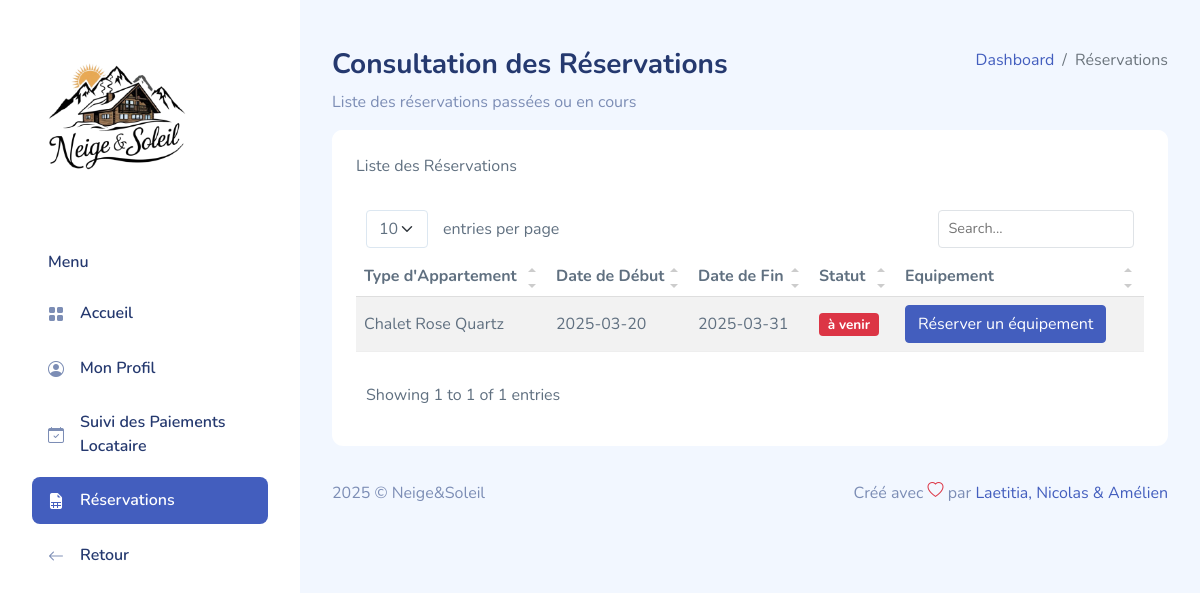
The page /compte/locataire/consultation.php (signed in) on the database its author committed.
### tables this page shows
CREATE TABLE `reservation` (
  `IDreservation` int(5) NOT NULL,
  `Date_de_finR` date NOT NULL,
  `StatutR` varchar(20) NOT NULL,
  `Date_de_debutR` date NOT NULL,
  `IDappartement` int(5) NOT NULL,
  `IDlocataire` int(5) NOT NULL
);

CREATE TABLE `appartement` (
  `IDappartement` int(5) NOT NULL,
  `Type_d_appartementA` varchar(255) NOT NULL,
  `RueA` varchar(50) NOT NULL,
  `Code_PostalA` char(8) NOT NULL,
  `VilleA` varchar(20) NOT NULL,
  `N__immeubleA` char(5) NOT NULL,
  `SurfaceA` varchar(10) NOT NULL,
  `Prix_journalier` decimal(15,2) NOT NULL,
  `IDproprietaire` int(5) NOT NULL,
  `IDregion` int(5) NOT NULL
);

### compte/locataire/consultation.php (the view, shortened to what this page needs)
<?php
$IDlocataire = $_SESSION['IDlocataire'];
$host = 'localhost';
$dbname = 'amnila';
$username = 'root';
$password = '';
try {
    $pdo = new PDO("mysql:host=$host;dbname=$dbname", $username, $password);
    $pdo->setAttribute(PDO::ATTR_ERRMODE, PDO::ERRMODE_EXCEPTION);
} catch (PDOException $e) {
    echo "Connection échouée : " . $e->getMessage();
    exit;
}
$query = "SELECT r.IDreservation, r.Date_de_debutR, r.StatutR, r.Date_de_finR, a.Prix_journalier, a.Type_d_appartementA
          FROM reservation r
          JOIN appartement a ON r.IDappartement = a.IDappartement
          WHERE r.IDlocataire = :locataire_id";
$stmt = $pdo->prepare($query);
$stmt->execute(['locataire_id' => $IDlocataire]);
$reservations = $stmt->fetchAll(PDO::FETCH_ASSOC);
?>
<!DOCTYPE html>
<html lang="fr">
<head>
    <link rel="stylesheet" href="assets/css/bootstrap.css">
    <link rel="stylesheet" href="assets/vendors/simple-datatables/style.css">
    <link rel="stylesheet" href="assets/vendors/perfect-scrollbar/perfect-scrollbar.css">
    <link rel="stylesheet" href="assets/vendors/bootstrap-icons/bootstrap-icons.css">
    <link rel="stylesheet" href="assets/css/app.css">
</head>
<body>
    <div id="app">
        <div id="sidebar" class="active">
            <div class="sidebar-wrapper active">
                <div class="sidebar-header">
                    <div class="d-flex justify-content-between">
                        <div class="logo">
                            <a href="index.php"><img src="assets/images/logo/logo-n&s.webp" alt="Logo" style="height:170px; width:170px;"></a>
                        </div>
                    </div>
                </div>
                <div class="sidebar-menu">
                    <ul class="menu">
                        <li class="sidebar-title">Menu</li>
                        <li class="sidebar-item">
                            <a href="index.php" class='sidebar-link'>
                                <i class="bi bi-grid-fill"></i>
                                <span>Accueil</span>
                            </a>
                        </li>
                        <li class="sidebar-item">
                            <a href="profil.php" class='sidebar-link'>
                                <i class="bi bi-person-circle"></i>
                                <span>Mon Profil</span>
                            </a>
                        </li>
                        <li class="sidebar-item">
                            <a href="suivi.php" class='sidebar-link'>
                                <i class="bi bi-calendar-check"></i>
                                <span>Suivi des Paiements Locataire</span>
                            </a>
                        </li>
                        <li class="sidebar-item active">
                            <a href="consultation.php" class="sidebar-link">
                                <i class="bi bi-file-earmark-spreadsheet-fill"></i>
                                <span>Réservations</span>
                            </a>
                        </li>
                        <li class="sidebar-item">
                            <a href="../../index.php" class="sidebar-link">
                                <i class="bi bi-arrow-left"></i>
                                <span>Retour</span>
                            </a>
                        </li>
                    </ul>
                </div>
            </div>
        </div>
        <div id="main">
            <div class="page-heading">
                <div class="page-title">
                    <div class="row">
                        <div class="col-12 col-md-6 order-md-1 order-last">
                            <h3>Consultation des Réservations</h3>
                            <p class="text-subtitle text-muted">Liste des réservations passées ou en cours</p>
                        </div>
                        <div class="col-12 col-md-6 order-md-2 order-first">
                            <nav aria-label="breadcrumb" class="breadcrumb-header float-start float-lg-end">
                                <ol class="breadcrumb">
                                    <li class="breadcrumb-item"><a href="index.html">Dashboard</a></li>
                                    <li class="breadcrumb-item active" aria-current="page">Réservations</li>
                                </ol>
                            </nav>
                        </div>
                    </div>
                </div>
                <section class="section">
                    <div class="card">
                        <div class="card-header">
                            Liste des Réservations
                        </div>
                        <div class="card-body">
                            <table class="table table-striped" id="reservationsTable">
                                <thead>
                                    <tr>
                                        <th>Type d'Appartement</th>
                                        <th>Date de Début</th>
                                        <th>Date de Fin</th>
                                        <th>Statut</th>
                                        <th>Equipement</th>
                                    </tr>
                                </thead>
                                <tbody>
                                    <?php foreach ($reservations as $reservation): ?>
                                        <tr>
                                            <td><?php echo htmlspecialchars($reservation['Type_d_appartementA']); ?></td>
                                            <td><?php echo htmlspecialchars($reservation['Date_de_debutR']); ?></td>
                                            <td><?php echo htmlspecialchars($reservation['Date_de_finR']); ?></td>
                                            <td>
                                                <?php
                                                    if ($reservation['StatutR'] == 'Terminée') {
                                                        echo '<span class="badge bg-success">Terminée</span>';
                                                    } elseif ($reservation['StatutR'] == 'En cours') {
                                                        echo '<span class="badge bg-primary">En cours</span>';
                                                    } else {
                                                        echo '<span class="badge bg-danger">à venir</span>';
                                                    }
                                                ?>
                                            </td>
                                           <td>
                <a href="../../reservation_equipement.php" class="btn btn-primary">
                    Réserver un équipement
                </a>
            </td>
                                        </tr>
                                    <?php endforeach; ?>
                                </tbody>
                            </table>
                        </div>
                    </div>
                </section>
            </div>
            <footer>
                <div class="footer clearfix mb-0 text-muted">
                    <div class="float-start">
                        <p>2025 &copy; Neige&Soleil</p>
                    </div>
                    <div class="float-end">
                        <p>Créé avec <span class="text-danger"><i class="bi bi-heart"></i></span> par <a href="http://ahmadsaugi.com">Laetitia, Nicolas & Amélien</a></p>
                    </div>
                </div>
            </footer>
        </div>
    </div>
</body>
</html>

### compte/locataire/assets/css/app.css (style rules this page uses)
.btn.btn-danger,.btn.btn-info,.btn.btn-primary,.btn.btn-secondary,.btn.btn-success,.btn.btn-warning { color:#fff }
.card { margin-bottom:2.2rem;border:none }
.card .card-header { border:none }
.card .card-header~.card-body { padding-top:0 }
.card .card-body { padding:1.5rem }
#sidebar.active .sidebar-wrapper { left:0 }
.sidebar-wrapper { width:300px;height:100vh;position:fixed;top:0;z-index:10;overflow-y:auto;background-color:#fff;bottom:0;transition:left .5s ease-out }
.sidebar-wrapper .sidebar-header { padding:2rem 2rem 1rem;font-size:2rem;font-weight:700 }
.sidebar-wrapper .sidebar-header img { height:1.2rem }
.sidebar-wrapper .menu { margin-top:2rem;padding:0 2rem;font-weight:600 }
.sidebar-wrapper .menu .sidebar-title { padding:0 1rem;margin:1.5rem 0 1rem;font-size:1rem;list-style:none;font-weight:600;color:#25396f }
.sidebar-wrapper .menu .sidebar-link { display:block;padding:.7rem 1rem;font-size:1rem;display:flex;align-items:center;border-radius:.5rem;transition:all .5s;text-decoration:none;color:#25396f }
.sidebar-wrapper .menu .sidebar-link i,.sidebar-wrapper .menu .sidebar-link svg { color:#7c8db5 }
.sidebar-wrapper .menu .sidebar-link span { margin-left:1rem }
.sidebar-wrapper .menu .sidebar-item { list-style:none;margin-top:.5rem;position:relative }
.sidebar-wrapper .menu .sidebar-item.active .sidebar-link { background-color:#435ebe }
.sidebar-wrapper .menu .sidebar-item.active .sidebar-link span { color:#fff }
.sidebar-wrapper .menu .sidebar-item.active .sidebar-link i,.sidebar-wrapper .menu .sidebar-item.active .sidebar-link svg { fill:#fff;color:#fff }
.dataTable-table td,.dataTable-table thead th,.table td,.table thead th { vertical-align:middle }
.dataTable-table:not(.table-borderless) thead th,.table:not(.table-borderless) thead th { border-bottom:1px solid #dedede!important }
.bi { width:1rem;height:1rem }
#main { margin-left:300px;padding:2rem }
.page-heading { margin:0 0 2rem }
.page-heading h3 { font-weight:700 }
a { text-decoration:none }

### rows shown on the page
reservation: IDappartement.Type_d_appartementA "Chalet Rose Quartz", Date_de_debutR "2025-03-20", Date_de_finR "2025-03-31", StatutR "à venir"
